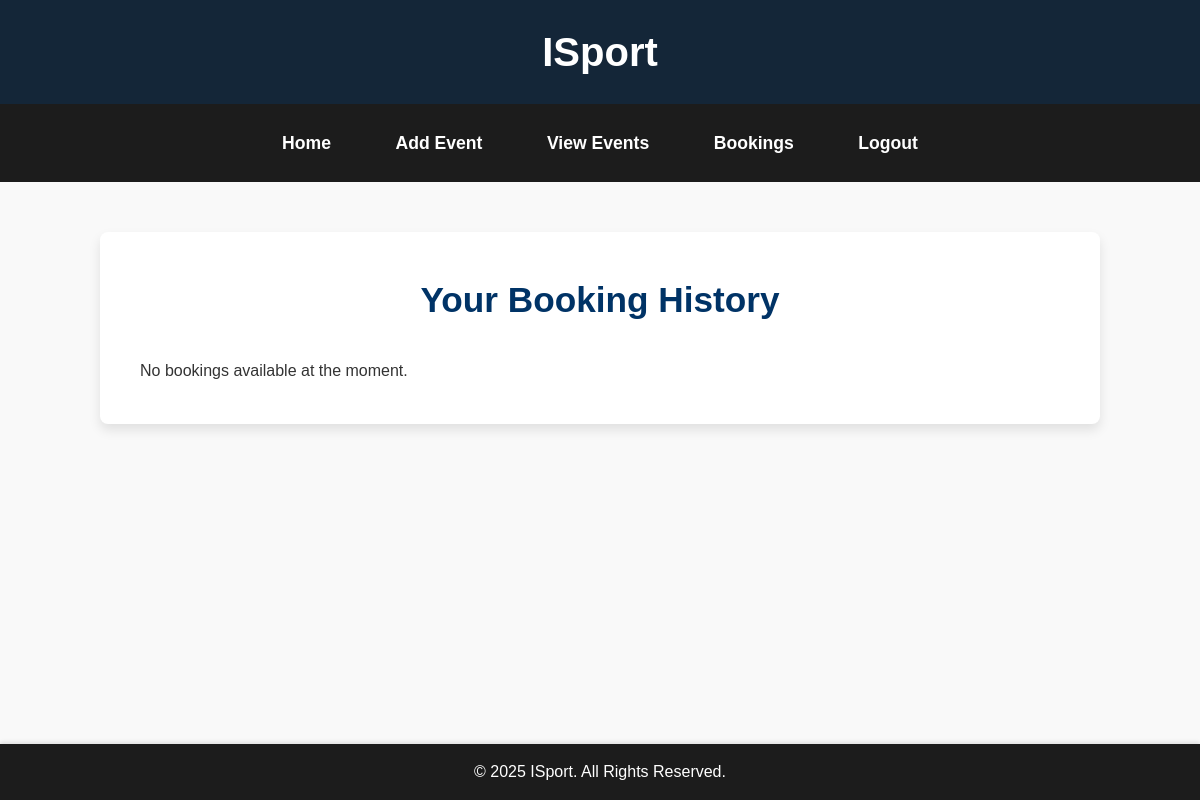
/bookings/, run on an earlier commit of the app's database.
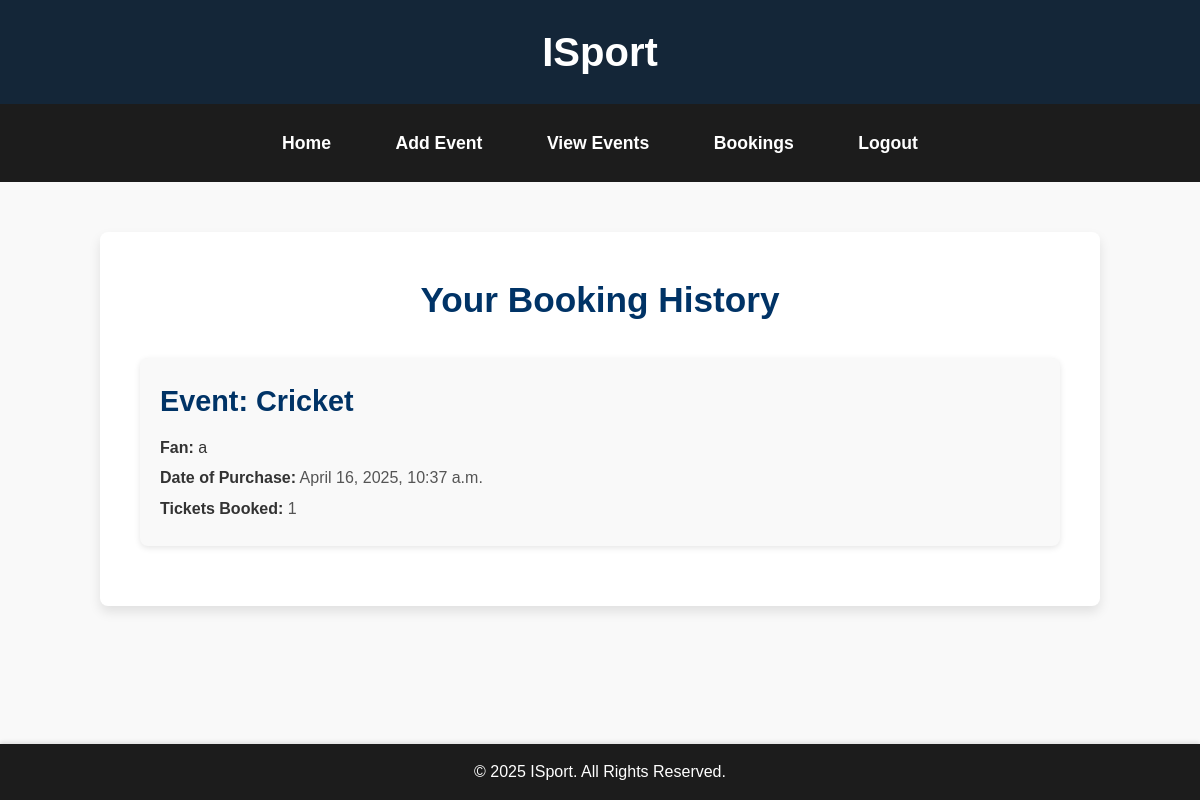
And on a later commit of the database.
### app/models.py (models this page shows, shortened)
class TicketPurchase(models.Model):
    fan = models.ForeignKey(FanRegister, on_delete=models.CASCADE)
    event = models.ForeignKey(EventTickets, on_delete=models.CASCADE)
    purchase_date = models.DateTimeField(auto_now_add=True)
    number_of_tickets = models.PositiveIntegerField()
    amount = models.DecimalField(max_digits=10, decimal_places=2, default=0.00)
    razorpay_order_id = models.CharField(max_length=255, blank=True, null=True)
    payment_status = models.CharField(max_length=20, choices=[("Pending", "Pending"), ("Paid", "Paid")], default="Pending")

class EventTickets(models.Model):
    publisher = models.ForeignKey(PublisherRegister, on_delete=models.CASCADE, related_name='events')
    title = models.CharField(max_length=255)
    description = models.TextField()
    date = models.DateField()
    location = models.CharField(max_length=255)
    price = models.DecimalField(max_digits=10, decimal_places=2)
    stock = models.PositiveIntegerField(default=0)  # New field for ticket stock
    def __str__(self):
        return self.title

class FanRegister(models.Model):
    email = models.EmailField(unique=True)
    name = models.TextField()
    phone = models.IntegerField()
    password = models.TextField()
    location= models.TextField()
    confirm_password=models.TextField()
    favoriteevent=models.TextField()
    favoriteteam=models.TextField()
    def __str__(self):
        return self.name

### app/views.py (the view)
# urls.py: path('bookings/', views.bookings, name='bookings'),
def bookings(request):
    events = TicketPurchase.objects.all()
    return render(request,'publisher/bookings.html',{'events':events})

### templates/publisher/bookings.html (shortened to what this page needs)
<!DOCTYPE html>
<html lang="en">
<head>
</head>
<body>
    <header>
        <h1>ISport</h1>
    </header>
    <nav>
        <ul>
            <li><a href="../viewhome">Home</a></li>
            <li><a href="../add_event">Add Event</a></li>
            <li><a href="../view_event">View Events</a></li>
            <li><a href="../bookings">Bookings</a></li>
            <li><a href="../logout">Logout</a></li>
        </ul>
    </nav>
    <div class="events-container">
        <h1>Your Booking History</h1>
        {% for event in events %}
        <div class="event-item">
            <h3>Event: {{ event.event }}</h3>
            <p><strong>Fan:</strong> {{ event.fan }}</p>
            <div class="event-details">
                <p><strong>Date of Purchase:</strong> {{ event.purchase_date }}</p>
                <p><strong>Tickets Booked:</strong> {{ event.number_of_tickets }}</p>
            </div>
        </div>
        {% empty %}
        <p>No bookings available at the moment.</p>
        {% endfor %}
    </div>
    <footer>
        <p>&copy; 2025 ISport. All Rights Reserved.</p>
    </footer>
</body>
</html>

What changed in the data, as far as the page shows it:
added TicketPurchase: event "Cricket", fan "a", purchase_date "April 16, 2025, 10:37 a.m.", number_of_tickets "1"
Also different on the page:
text no longer shown: "No bookings available at the moment."
